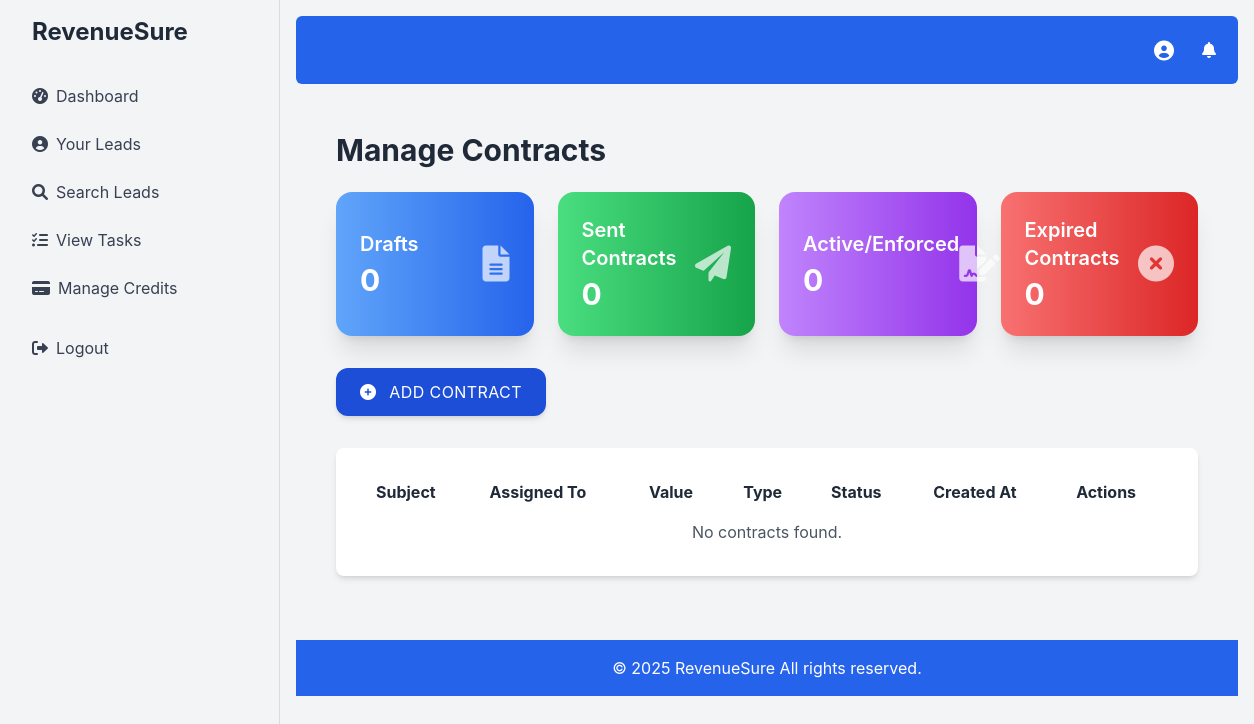
The page /manage_contracts.php (signed in) on the database as committed earlier.
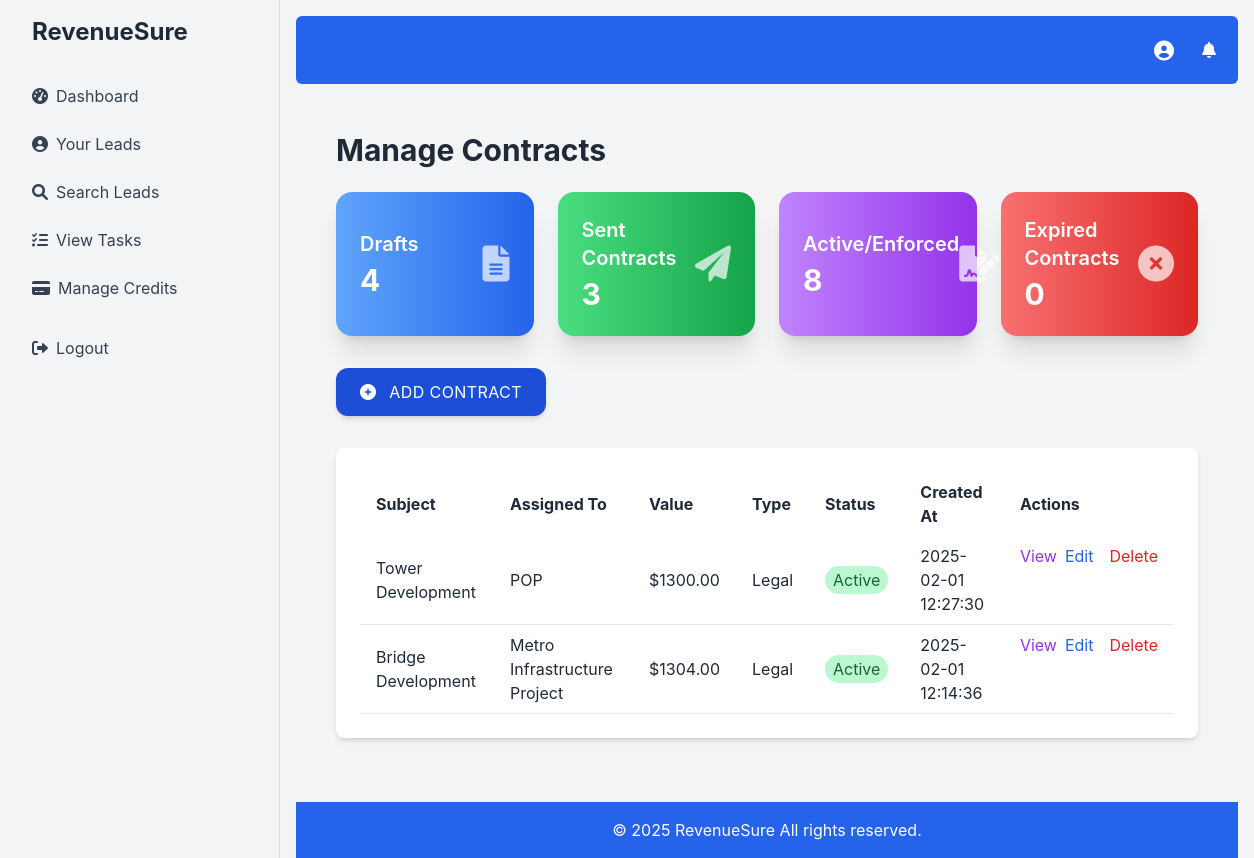
The same page on the database as committed later.
### tables this page shows
CREATE TABLE `contracts` (
  `id` int(11) NOT NULL,
  `project_id` int(11) DEFAULT NULL,
  `customer_id` int(11) DEFAULT NULL,
  `subject` varchar(255) NOT NULL,
  `contract_value` decimal(10,2) NOT NULL DEFAULT 0.00,
  `contract_type` varchar(100) DEFAULT NULL,
  `start_date` date NOT NULL,
  `end_date` date DEFAULT NULL,
  `description` text DEFAULT NULL,
  `hide_from_customer` tinyint(1) DEFAULT 0,
  `contract_text` text DEFAULT NULL,
  `created_at` timestamp NOT NULL DEFAULT current_timestamp(),
  `updated_at` timestamp NULL DEFAULT NULL ON UPDATE current_timestamp()
);

CREATE TABLE `customers` (
  `id` int(11) NOT NULL,
  `name` varchar(100) NOT NULL,
  `email` varchar(100) DEFAULT NULL,
  `phone` varchar(20) DEFAULT NULL,
  `created_at` timestamp NOT NULL DEFAULT current_timestamp(),
  `company` varchar(255) DEFAULT NULL,
  `last_interaction` timestamp NULL DEFAULT NULL,
  `address` varchar(255) DEFAULT NULL,
  `social_media_profiles` text DEFAULT NULL,
  `age` int(11) DEFAULT NULL,
  `gender` enum('Male','Female','Other') DEFAULT NULL,
  `location` varchar(255) DEFAULT NULL,
  `job_title` varchar(255) DEFAULT NULL,
  `industry` varchar(255) DEFAULT NULL,
  `profile_picture` varchar(255) DEFAULT NULL
);

CREATE TABLE `projects` (
  `id` int(11) NOT NULL,
  `project_id` varchar(50) NOT NULL,
  `name` varchar(255) NOT NULL,
  `assigned_lead_customer_id` int(11) DEFAULT NULL,
  `assigned_lead_customer_type` enum('lead','customer') DEFAULT NULL,
  `project_manager_id` int(11) NOT NULL,
  `start_date` date NOT NULL,
  `end_date` date DEFAULT NULL,
  `status` enum('Not Started','In Progress','Completed','On Hold','Canceled') DEFAULT 'Not Started',
  `priority` enum('High','Medium','Low') DEFAULT 'Medium',
  `project_category_id` int(11) DEFAULT NULL,
  `billing_type` enum('Hourly','Fixed Price','Retainer') DEFAULT NULL,
  `budget` decimal(10,2) DEFAULT NULL,
  `description` text DEFAULT NULL,
  `created_at` timestamp NOT NULL DEFAULT current_timestamp()
);

### manage_contracts.php (the view, shortened to what this page needs)
<?php
require 'db.php';
$stmt = $conn->prepare("SELECT COUNT(*) as total_draft FROM contract_status WHERE status = 'Draft'");
$stmt->execute();
$draft_count = $stmt->fetch(PDO::FETCH_ASSOC)['total_draft'];
$stmt = $conn->prepare("SELECT COUNT(*) as total_sent FROM contract_status WHERE status = 'Sent'");
$stmt->execute();
$sent_count = $stmt->fetch(PDO::FETCH_ASSOC)['total_sent'];
$stmt = $conn->prepare("SELECT COUNT(*) as total_signed FROM contract_status WHERE status = 'Active'");
$stmt->execute();
$signed_count = $stmt->fetch(PDO::FETCH_ASSOC)['total_signed'];
$stmt = $conn->prepare("SELECT COUNT(*) as total_expired FROM contract_status WHERE status = 'Expired'");
$stmt->execute();
$expired_count = $stmt->fetch(PDO::FETCH_ASSOC)['total_expired'];
$query = "SELECT contracts.*, projects.name as project_name, customers.name as customer_name,
            (SELECT status FROM contract_status WHERE contract_id = contracts.id ORDER BY status_changed_at DESC LIMIT 1) as status
          FROM contracts
          LEFT JOIN projects ON contracts.project_id = projects.id
            LEFT JOIN customers ON contracts.customer_id = customers.id
          ORDER BY contracts.created_at DESC";
$stmt = $conn->prepare($query);
$stmt->execute();
$contracts = $stmt->fetchAll(PDO::FETCH_ASSOC);
require 'header.php';
?>
<div class="container mx-auto p-6 fade-in">
    <h1 class="text-3xl font-bold text-gray-800 mb-6">Manage Contracts</h1>
        <div class="grid grid-cols-1 md:grid-cols-2 lg:grid-cols-4 gap-6 mb-8">
            <div class="bg-gradient-to-r from-blue-400 to-blue-600 text-white p-6 rounded-2xl shadow-xl flex items-center justify-between">
                <div class="flex flex-col gap-1">
                    <h3 class="text-xl font-semibold">Drafts</h3>
                    <p class="text-3xl font-bold"><?php echo htmlspecialchars($draft_count); ?></p>
               </div>
                <i class="fas fa-file-alt text-4xl opacity-70"></i>
           </div>
            <div class="bg-gradient-to-r from-green-400 to-green-600 text-white p-6 rounded-2xl shadow-xl flex items-center justify-between">
                <div class="flex flex-col gap-1">
                     <h3 class="text-xl font-semibold">Sent Contracts</h3>
                        <p class="text-3xl font-bold"><?php echo htmlspecialchars($sent_count); ?></p>
                </div>
               <i class="fas fa-paper-plane text-4xl opacity-70"></i>
          </div>
              <div class="bg-gradient-to-r from-purple-400 to-purple-600 text-white p-6 rounded-2xl shadow-xl flex items-center justify-between">
                 <div class="flex flex-col gap-1">
                    <h3 class="text-xl font-semibold">Active/Enforced</h3>
                      <p class="text-3xl font-bold"><?php echo htmlspecialchars($signed_count); ?></p>
                 </div>
                  <i class="fas fa-file-signature text-4xl opacity-70"></i>
            </div>
             <div class="bg-gradient-to-r from-red-400 to-red-600 text-white p-6 rounded-2xl shadow-xl flex items-center justify-between">
                 <div class="flex flex-col gap-1">
                        <h3 class="text-xl font-semibold">Expired Contracts</h3>
                        <p class="text-3xl font-bold"><?php echo htmlspecialchars($expired_count); ?></p>
                     </div>
                    <i class="fas fa-times-circle text-4xl opacity-70"></i>
               </div>
     </div>
    <div class="mb-8 flex justify-between items-center">
       <a href="add_contract.php" class="bg-blue-700 text-white px-6 py-3 rounded-xl hover:bg-blue-900 transition duration-300 shadow-md uppercase tracking-wide"><i class="fas fa-plus-circle mr-2"></i> Add Contract</a>
      </div>
      <div class="bg-white p-6 rounded-lg shadow-md">
            <table class="w-full text-left">
                <thead>
                   <tr>
                      <th class="px-4 py-2">Subject</th>
                     <th class="px-4 py-2">Assigned To</th>
                    <th class="px-4 py-2">Value</th>
                      <th class="px-4 py-2">Type</th>
                         <th class="px-4 py-2">Status</th>
                       <th class="px-4 py-2">Created At</th>
                       <th class="px-4 py-2">Actions</th>
                  </tr>
             </thead>
          <tbody>
            <?php if ($contracts): ?>
              <?php foreach ($contracts as $contract): ?>
                  <tr class="border-b">
                       <td class="px-4 py-2"><?php echo htmlspecialchars($contract['subject']); ?></td>
                      <td class="px-4 py-2">
                             <?php
                               if($contract['project_name']){
                                   echo htmlspecialchars($contract['project_name']);
                                   } else if($contract['customer_name']){
                                     echo htmlspecialchars($contract['customer_name']);
                                      } else {
                                          echo 'N/A';
                                      }
                                 ?>
                            </td>
                       <td class="px-4 py-2">$<?php echo htmlspecialchars($contract['contract_value']); ?></td>
                       <td class="px-4 py-2"><?php echo htmlspecialchars($contract['contract_type'] ? $contract['contract_type']: "N/A"); ?></td>
                          <td class="px-4 py-2">
                             <span class="px-2 py-1 rounded-full <?php
                                    switch ($contract['status']) {
                                        case 'Active':
                                            echo 'bg-green-200 text-green-800';
                                           break;
                                      }
                             ?>"><?php echo htmlspecialchars($contract['status']); ?>
                           </span>
                        </td>
                       <td class="px-4 py-2"><?php echo htmlspecialchars($contract['created_at']); ?></td>
                       <td class="px-4 py-2 flex gap-2">
                         <a href="view_contract.php?id=<?php echo $contract['id']; ?>" class="text-purple-600 hover:underline">View</a>
                           <a href="edit_contract.php?id=<?php echo $contract['id']; ?>" class="text-blue-600 hover:underline">Edit</a>
                                <button onclick="confirmDelete(<?php echo $contract['id']; ?>)" class="text-red-600 hover:underline ml-2">Delete</button>
                           </td>
                    </tr>
                <?php endforeach; ?>
              <?php else: ?>
                        <tr>
                            <td colspan="8" class="px-4 py-2 text-center text-gray-600">No contracts found.</td>
                        </tr>
                  <?php endif; ?>
             </tbody>
          </table>
      </div>
</div>
<?php
require 'footer.php';
?>

### header.php (shortened to what this page needs)
<!DOCTYPE html>
<html lang="en">
<head>
    <script src="https://cdn.tailwindcss.com"></script>
    <link href="https://cdnjs.cloudflare.com/ajax/libs/font-awesome/6.0.0-beta3/css/all.min.css" rel="stylesheet">
     <link rel="stylesheet" href="https://cdnjs.cloudflare.com/ajax/libs/animate.css/4.1.1/animate.min.css"/>
</head>
<body class="bg-gray-100">
    <div class="flex h-screen fade-in-up">
        <aside class="bg-gray-100 text-gray-700 w-64 p-4">
            <a href="index.php" class="text-2xl font-bold block mb-6 pl-4 text-gray-800">RevenueSure</a>
            <nav>
                <?php if (isset($_SESSION['user_id'])): ?>
                    <?php
                     function isActive($path) {
                         $current_page = basename($_SERVER['PHP_SELF']);
                         return strpos($current_page, $path) === 0;
                    }
                    ?>
                    <a href="dashboard.php" class="menu-item block hover:bg-gray-200 rounded-lg px-4 py-3 <?php echo isActive('dashboard.php') ? 'active' : ''; ?>"><i class="fas fa-tachometer-alt mr-2"></i>Dashboard</a>
                    <a href="your_leads.php" class="menu-item block hover:bg-gray-200 rounded-lg px-4 py-3 <?php echo isActive('your_leads.php') ? 'active' : ''; ?>"><i class="fas fa-user-circle mr-2"></i>Your Leads</a>
                    <a href="search_leads.php" class="menu-item block hover:bg-gray-200 rounded-lg px-4 py-3 <?php echo isActive('search_leads.php') ? 'active' : ''; ?>"><i class="fas fa-search mr-2"></i>Search Leads</a>
                   <a href="view_tasks.php" class="menu-item block hover:bg-gray-200 rounded-lg px-4 py-3 <?php echo isActive('view_tasks.php') ? 'active' : ''; ?>"><i class="fas fa-tasks mr-2"></i>View Tasks</a>
                    <a href="manage_credits.php" class="menu-item block hover:bg-gray-200 rounded-lg px-4 py-3 <?php echo isActive('manage_credits.php') ? 'active' : ''; ?>"><i class="fas fa-credit-card mr-2"></i>Manage Credits</a>
                     <a href="logout.php" class="block py-2 px-4 hover:bg-gray-200 rounded-lg mt-4"><i class="fas fa-sign-out-alt mr-2"></i>Logout</a>
                <?php else: ?>
                   <a href="login.php" class="block py-2 px-4 hover:bg-gray-200 rounded-lg"><i class="fas fa-sign-in-alt mr-2"></i>Login</a>
                     <a href="register.php" class="block py-2 px-4 hover:bg-gray-200 rounded-lg"><i class="fas fa-user-plus mr-2"></i>Register</a>
                 <?php endif; ?>
            </nav>
        </aside>
        <div class="flex-1 p-4 fade-in">
            <nav class="bg-blue-600 p-4 text-white mb-6 rounded-md">
                <div class="container mx-auto flex justify-end items-center">
                    <?php if (isset($_SESSION['user_id'])): ?>
                       <div class="relative top-nav-button mr-4 hover:bg-white/10 p-1.5 rounded-full transition-colors" >
                            <button id="profileButton" class="relative flex items-center">
                                <?php
                                $stmt = $conn->prepare("SELECT profile_picture FROM users WHERE id = :user_id");
                                $stmt->bindParam(':user_id', $_SESSION['user_id']);
                                $stmt->execute();
                                $user = $stmt->fetch(PDO::FETCH_ASSOC);
                                $profile_picture = $user['profile_picture'];
                                if ($profile_picture) : ?>
                                    <img src="<?php echo $profile_picture; ?>" alt="Profile Picture" class="rounded-full w-8 h-8 object-cover">
                                <?php else : ?>
                                    <i class="fas fa-user-circle fa-lg"></i>
                                <?php endif; ?>
                            </button>
                         </div>
                         <div class="relative top-nav-button hover:bg-white/10 p-1.5 rounded-full transition-colors">
                            <button id="notificationButton" class="hover:underline relative">
                                <i class="fas fa-bell"></i>
                            </button>
                        </div>
                   <?php endif; ?>
                </div>
            </nav>
             <div class="container mx-auto px-4">

### footer.php
</div>
<footer class="bg-blue-600 p-4 text-white mt-10">
    <div class="container mx-auto text-center">
        <p>&copy; 2025 RevenueSure All rights reserved.</p>
    </div>
</footer>
</body>
</html>

### header.php (style rules this page uses)
:root { --primary-color: #007aff; --secondary-color: #4cd964; --background-light: #f9fafb; --background-dark: #1f2937; --error-color: #ff3b30; --nav-item-height: 48px; }
body { font-family: -apple-system, BlinkMacSystemFont, 'Segoe UI', Roboto, Oxygen, Ubuntu, Cantarell, 'Open Sans', 'Helvetica Neue', sans-serif; background-color: var(--background-light); color: #1f2937; }
aside { min-width: 280px; transition: all 0.3s ease-in-out; border-right: 1px solid rgba(0,0,0,0.1); background: #e2e8f0 }
aside nav { display: flex; flex-direction: column; justify-content: flex-start; }
.fade-in-up { animation: fadeInUp 0.3s ease-in-out; }
.fade-in { animation: fadeIn 0.3s ease-in-out; }
button { transition: background-color 0.3s ease, color 0.3s ease, transform 0.1s ease; }
.bg-white { transition: all 0.3s ease-in-out; box-shadow: 0 2px 5px rgba(0,0,0,0.1); }
.top-nav-button { transition: all 0.3s ease-in-out; }

Rows that differ between the two databases and show on the page:
added contracts: subject "Tower Development", customer.name "POP", contract_value "1300.00", contract_type "Legal", status "Active", created_at "2025-02-01 12:27:30"
added contracts: subject "Bridge Development", project.name "Metro Infrastructure Project", contract_value "1304.00", contract_type "Legal", status "Active", created_at "2025-02-01 12:14:36"
Other text that changed with them:
$draft_count: "0" → "4"
$sent_count: "0" → "3"
$signed_count: "0" → "8"
text no longer shown: "No contracts found."
